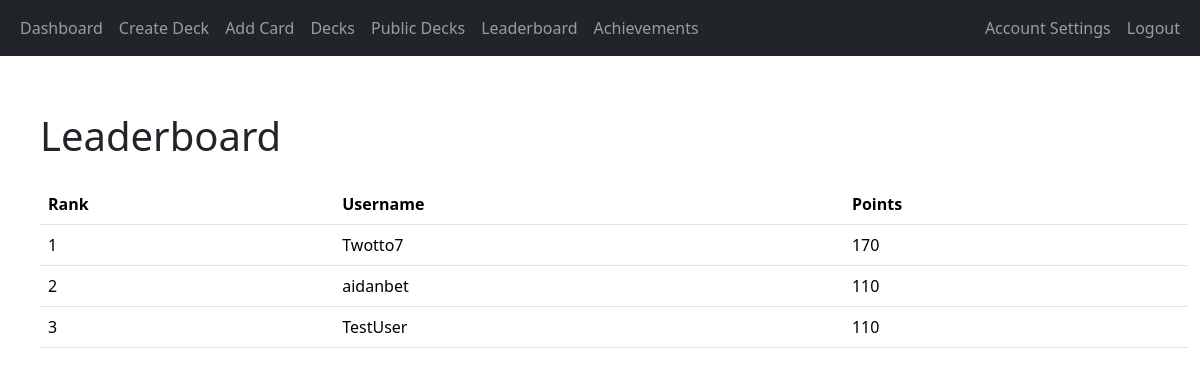
The page /leaderboard (signed in) on the database as committed earlier.
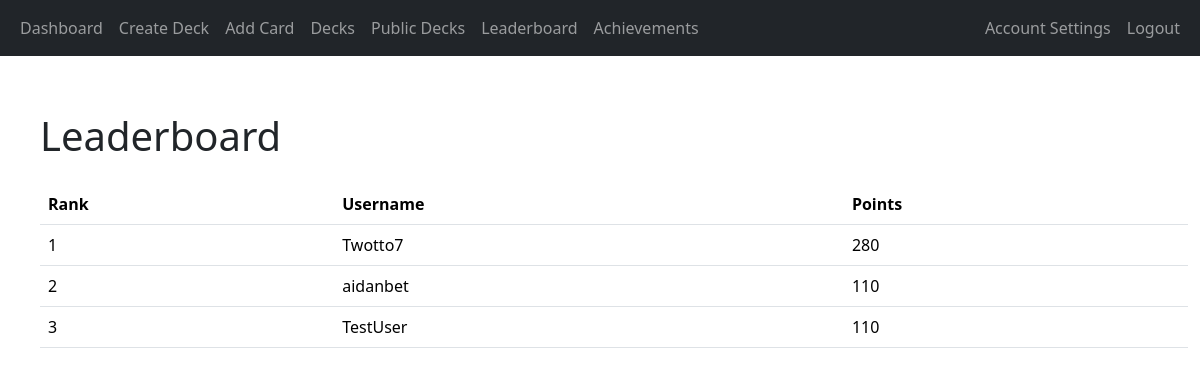
The same page on the database as committed later.
### app/auth/models.py (models this page shows, shortened)
class User(db.Model, UserMixin):
    user_id = db.Column(db.Integer, primary_key=True)
    username = db.Column(db.String(80), unique=True, nullable=False)
    email = db.Column(db.String(120), unique=True, nullable=False)
    password_hash = db.Column(db.String(128), nullable=False)
    points = db.Column(db.Integer, default=0)  # Add points column
    achievements = db.relationship('UserAchievement', back_populates='user', cascade='all, delete-orphan')
    login_events = db.relationship('LoginEvent', backref='user', cascade='all, delete-orphan', lazy=True)
    decks = db.relationship('Deck', backref='user', cascade='all, delete-orphan', lazy=True)

### app/gamification/routes.py (the view)
@gamification_blueprint.route('/leaderboard')
@login_required
def leaderboard():
    users = User.query.order_by(User.points.desc()).limit(10).all()  # Get top 10 users
    return render_template('leaderboard.html', users=users)

### app/__init__.py (called while the page is built)
@login_manager.user_loader
def load_user(user_id):
    return User.query.get(int(user_id))

### app/gamification/templates/leaderboard.html (shortened to what this page needs)
{% extends "base.html" %}
{% block content %}
<div class="container mt-4">
    <h1 class="mb-4">Leaderboard</h1>
    <table class="table">
        <thead>
            <tr>
                <th>Rank</th>
                <th>Username</th>
                <th>Points</th>
            </tr>
        </thead>
        <tbody>
            {% for user in users %}
            <tr>
                <td>{{ loop.index }}</td>
                <td>{{ user.username }}</td>
                <td>{{ user.points }}</td>
            </tr>
            {% endfor %}
        </tbody>
    </table>
</div>
{% endblock %}

### app/templates/base.html (shortened to what this page needs)
<!doctype html>
<html lang="en">
<head>
    <link href="https://cdn.jsdelivr.net/npm/bootstrap@5.3.2/dist/css/bootstrap.min.css" rel="stylesheet"
>
    <link rel="stylesheet" href="{{ url_for('static', filename='styles.css') }}">
</head>
<body>
<header class="site-header">
    <nav class="navbar navbar-expand-sm navbar-dark bg-dark">
        <div class="container-fluid">
            <div class="collapse navbar-collapse" id="navbarToggle">
                <div class="navbar-nav me-auto">
                    {% if current_user.is_authenticated %}
                    <a class="nav-item nav-link" href="{{ url_for('main.dashboard') }}">Dashboard</a>
                        <a class="nav-item nav-link" href="{{ url_for('decks.create_deck') }}">Create Deck</a>
                        <a class="nav-item nav-link" href="{{ url_for('decks.add_card') }}">Add Card</a>
                    <a class="nav-item nav-link" href="{{ url_for('decks.decks') }}">Decks</a>
                        <a class="nav-item nav-link" href="{{ url_for('decks.public_decks') }}">Public Decks</a>
                        <a class="nav-item nav-link" href="{{ url_for('gamification.leaderboard') }}">Leaderboard</a>
                        <a class="nav-item nav-link" href="{{ url_for('gamification.user_achievements') }}">Achievements</a>
                </div>
                <div class="navbar-nav ms-auto">
                    <a class="nav-link" href="{{ url_for('auth.account_settings') }}">Account Settings</a>
                    <a class="nav-item nav-link" href="{{ url_for('auth.logout') }}">Logout</a>
                    {% else %}
                    <a class="nav-item nav-link" href="{{ url_for('main.index') }}">Home</a>
                </div>
                <div class="navbar-nav ms-auto">
                    <a class="nav-item nav-link" href="{{ url_for('auth.login') }}">Login</a>
                    <a class="nav-item nav-link" href="{{ url_for('auth.register') }}">Register</a>
                    {% endif %}
                </div>
            </div>
        </div>
    </nav>
</header>
<main role="main" class="container-fluid">
    <div class="row mt-2 ms-3">
        <div class="col-auto text-center">
        </div>
    </div>
    <div class="row mt-3 ms-3">
        {% block content %}{% endblock %}
    </div>
</main>
</body>
</html>

Rows that differ between the two databases and show on the page:
changed User "Twotto7": points "170" → "280"
